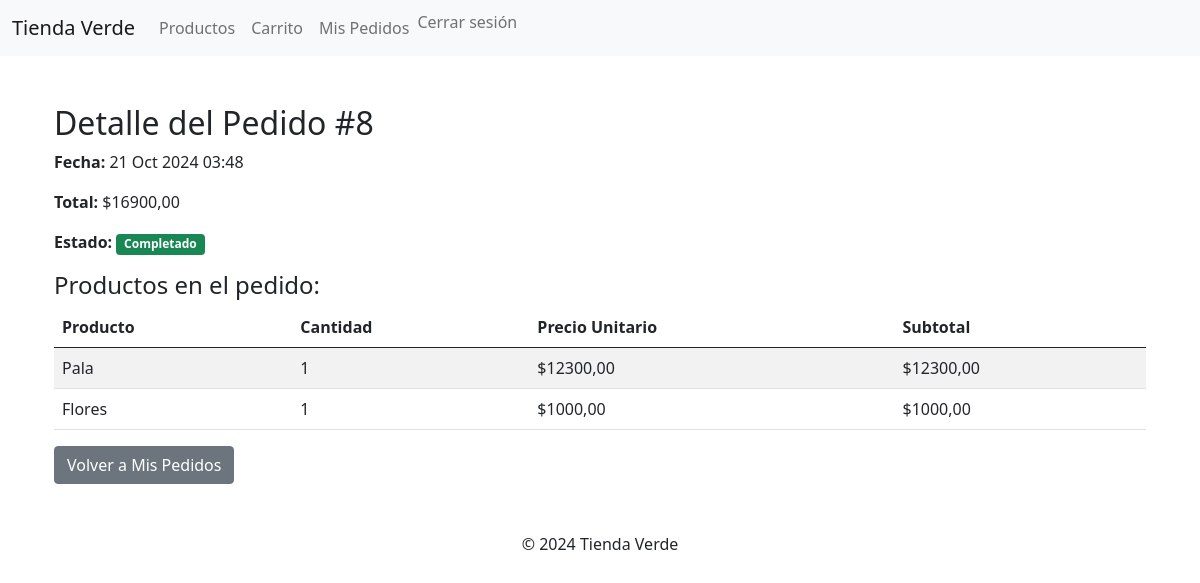
Before: /pedidos/8/ (signed in) with the older database file.
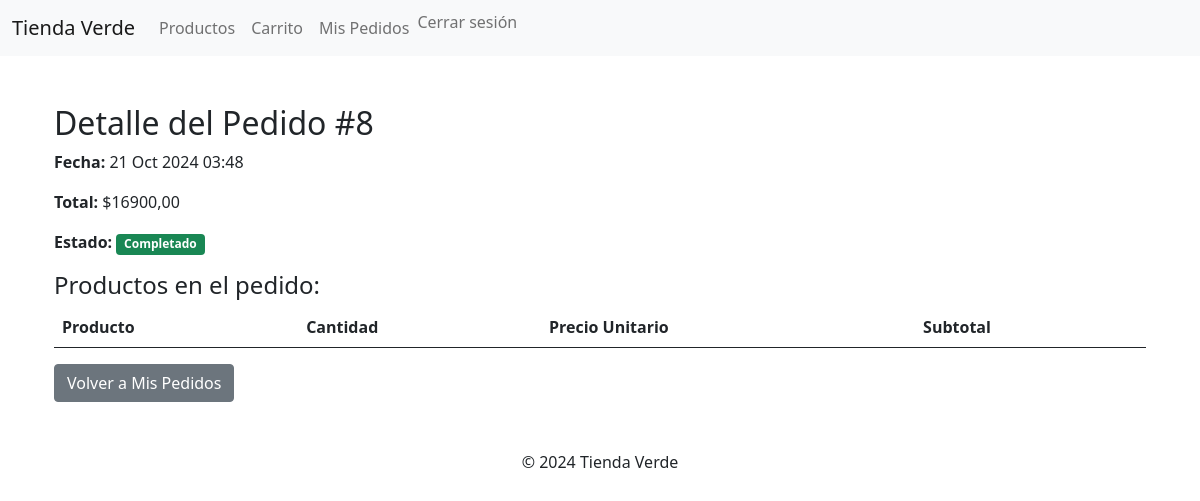
After: the same page with the newer database file.
### core/models.py (models this page shows, shortened)
class CarritoItem(models.Model):
    carrito = models.ForeignKey(Carrito, on_delete=models.CASCADE)
    producto = models.ForeignKey(Producto, on_delete=models.CASCADE)
    cantidad = models.PositiveIntegerField(default=1)

class Producto(models.Model):
    nombre = models.CharField(max_length=100)
    descripcion = models.TextField()
    precio = models.DecimalField(max_digits=10, decimal_places=2)
    stock = models.PositiveIntegerField()
    imagen = models.ImageField(upload_to='productos/', blank=True, null=True)  # El campo para la imagen

### core/views.py (the view)
# urls.py: path('pedidos/<int:pedido_id>/', detalle_pedido, name='detalle_pedido'),  # Detalle del pedido
@login_required
def detalle_pedido(request, pedido_id):
    pedido = get_object_or_404(Pedido, id=pedido_id, cliente=request.user)
    items = pedido.carrito.carritoitem_set.all()
    return render(request, 'core/detalle_pedido.html', {'pedido': pedido, 'items': items})

### core/templates/core/detalle_pedido.html (shortened to what this page needs)
{% extends 'core/base.html' %}
{% block content %}
<div class="container mt-4">
    <h2>Detalle del Pedido #{{ pedido.id }}</h2>
    <p><strong>Fecha:</strong> {{ pedido.fecha|date:"d M Y H:i" }}</p>
    <p><strong>Total:</strong> ${{ pedido.total }}</p>
    <p><strong>Estado:</strong>
        {% if pedido.estado == 'PEND' %}
            <span class="badge bg-warning text-dark">Pendiente</span>
        {% else %}
            <span class="badge bg-success">Completado</span>
        {% endif %}
    </p>
    <h4>Productos en el pedido:</h4>
    <table class="table table-striped">
        <thead>
            <tr>
                <th scope="col">Producto</th>
                <th scope="col">Cantidad</th>
                <th scope="col">Precio Unitario</th>
                <th scope="col">Subtotal</th>
            </tr>
        </thead>
        <tbody>
            {% for item in items %}
            <tr>
                <td>{{ item.producto.nombre }}</td>
                <td>{{ item.cantidad }}</td>
                <td>${{ item.producto.precio }}</td>
                <td>${{ item.producto.precio|floatformat:2 }}</td>
            </tr>
            {% endfor %}
        </tbody>
    </table>
    <a href="{% url 'pedidos_cliente' %}" class="btn btn-secondary">Volver a Mis Pedidos</a>
</div>
{% endblock %}

Changed rows visible on the page:
removed CarritoItem: producto.nombre "Pala", cantidad "1", producto.precio "12300,00"
removed CarritoItem: producto.nombre "Flores", cantidad "1", producto.precio "1000,00"
